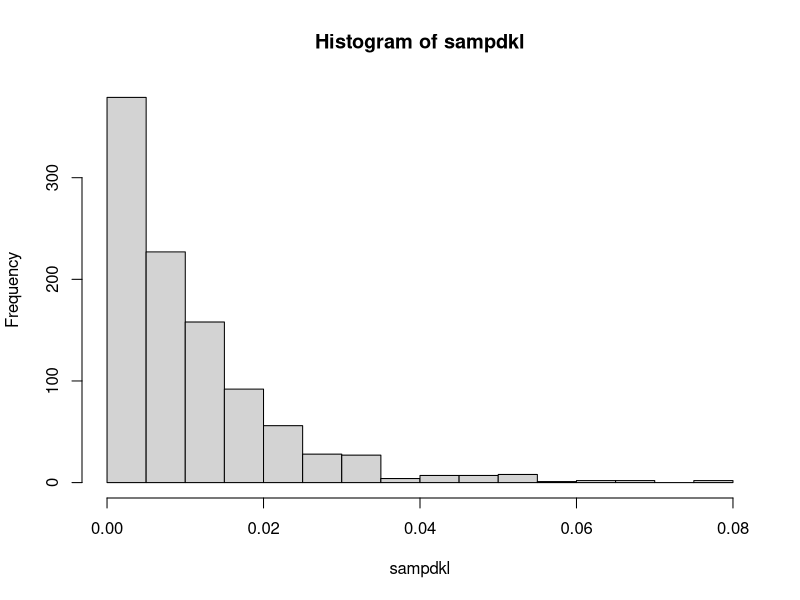

The R source for this figure: (Note: this script raises an error after producing the figure.)
## ---- chunk 1
dkl <- function (p,q) {
  #stopifnot(length(p)==length(q))
  #stopifnot(all(p>-0),all)
  sum(ifelse(p==0,0,-p*log(q/p)))
}
## ---- chunk 2
p0 <- c(.25,.5,.25)
X <- c(33,33,33)
qq0 <- X/sum(X)
dkl(p0,qq0)
## ---- chunk 3
B <- 1000  ## Number of simulations
N <- 99 ## Sample size for each sample.
simsamp <- rmultinom(B,N,p0)
simsamp[,1:10]
## ---- chunk 4
sampdkl <- sapply(1:B, function(b) {
  qq<- simsamp[,b]/sum(simsamp[,b])
  dkl(p0,qq)
})
## ---- chunk 5
hist(sampdkl)
## ---- chunk 6
sum(sampdkl>dkl(p0,qq))/B
## ---- chunk 7
quantile(sampdkl,probs=c(.9,.95,.99))
